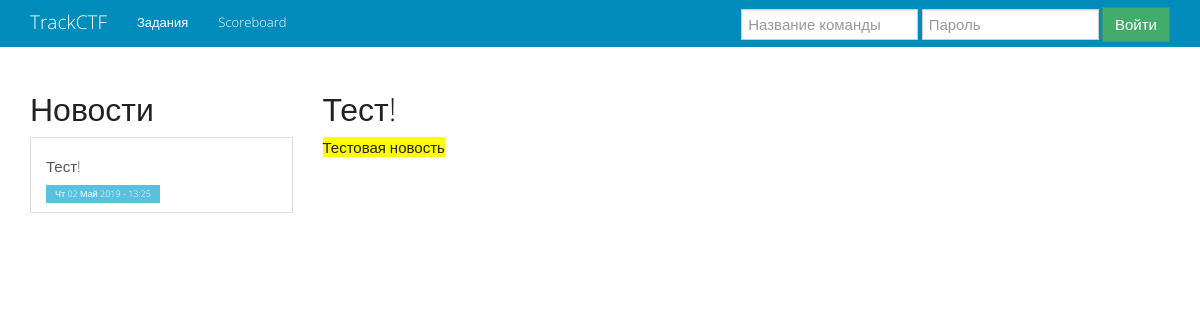
Page /news/11/ on the earlier database version.
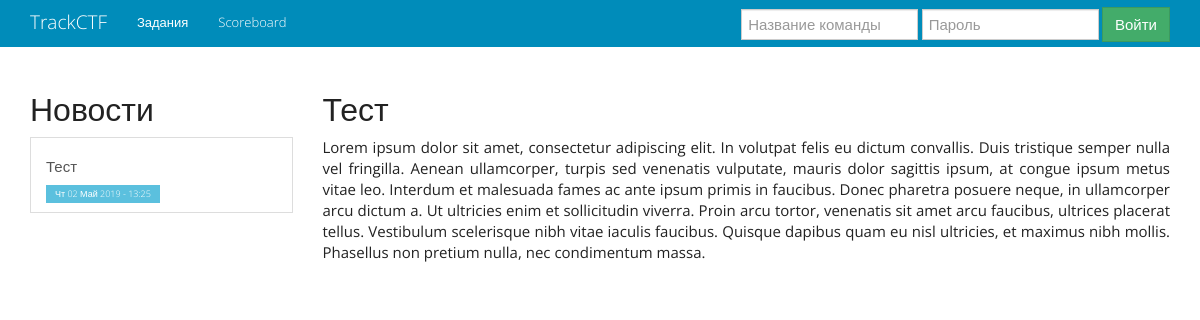
Same page on the later database version.
### scorry_board/models.py (models this page shows)
class News(models.Model):
    title = models.CharField(max_length=50, name="title", verbose_name="Заголовок новости")
    text = models.TextField(name="text", verbose_name="Текст новости")
    create_date = models.DateTimeField(auto_now_add=True)
    def __str__(self):
        return self.title
    class Meta:
        ordering = ('create_date',)
        verbose_name_plural = "News"

### scorry_board/views.py (the view)
# urls.py: url(r'news/(\d{1,4})/$', views.detail_news, name="scorry_news"),
def detail_news(request, pk):
    return TemplateResponse(request, "article.html", context={"article": News.objects.get(pk=pk), "news_pk": pk})

### scorry_board/templatetags/scorry_tags.py (called while the page is built)
@register.inclusion_tag("includes/news.html")
def news_block():
    try:
        news = News.objects.all().order_by('create_date').reverse()
    except News.DoesNotExist:
        news = []
    return {"news_list": news}

### templates/article.html (shortened to what this page needs)
{% extends "main.html" %}
{% block main_content %}
    <h2>{{ article.title }}</h2>
    <div>
    {% autoescape off %}
        {{ article.text }}
    {% endautoescape %}
    </div>
{% endblock %}

### templates/includes/news.html
<h2>Новости</h2>
<div class="list-group">
{% for article in news_list%}
            <a class="list-group-item" href="{% url 'scorry_news' article.pk %}">
                <h5>{{ article }}</h5>
                <span class="label label-info">
                    {{ article.create_date | date:"D d M Y - H:i" }}
                </span>
            </a>
{% endfor %}
</div>

Differences in the rows shown:
changed News: title "Тест!" → "Тест"; text "Тестовая новость" → "Lorem ipsum dolor sit amet, consectetur adipiscing elit. In volutpat felis eu dictum convallis. Duis tristique semper nulla vel fringilla. Aenean ullamcorper, turpis sed venenatis vulputate, mauris dolor sagittis ipsum, at congue ipsum metus vitae leo. Interdum et malesuada fames ac ante ipsum primis in faucibus. Donec pharetra posuere neque, in ullamcorper arcu dictum a. Ut ultricies enim et sollicitudin viverra. Proin arcu tortor, venenatis sit amet arcu faucibus, ultrices placerat tellus. Vestibulum scelerisque nibh vitae iaculis faucibus. Quisque dapibus quam eu nisl ultricies, et maximus nibh mollis. Phasellus non pretium nulla, nec condimentum massa."
